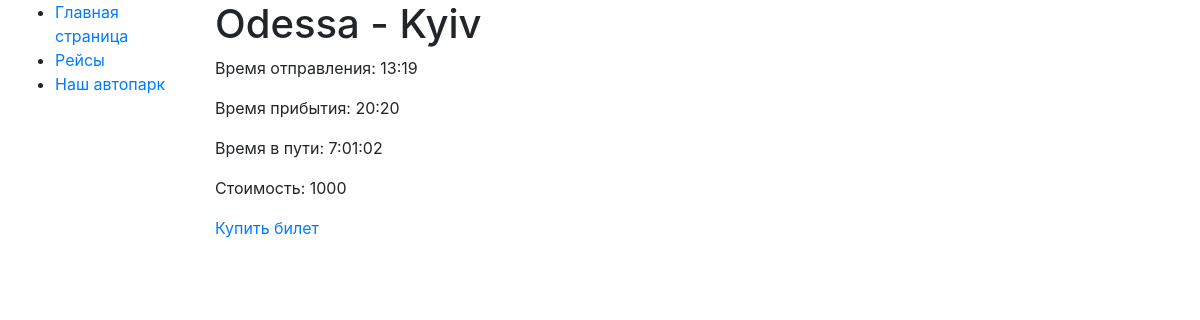
/flight/1/, run on the app's committed database.
### app/models.py (models this page shows, shortened)
class Flight(models.Model):
    name = models.CharField(max_length=255)
    departure_time = models.DateTimeField()
    arrival_time = models.DateTimeField()
    cost = models.IntegerField()
    car = models.ForeignKey(Car, on_delete=models.CASCADE)

### app/views.py (the view)
# urls.py: path("flight/<int:pk>/", FlightDetailViews.as_view(), name="flight-detail"),
class FlightDetailViews(generic.DetailView):
    model = Flight

### templates/app/flight_detail.html
{% extends "base.html" %}
{% load mathfilters %}
{% block content %}
  <h1>{{ flight.name }}</h1>
  <p>Время отправления: {{ flight.departure_time|date:"H:i" }}</p>
  <p>Время прибытия: {{ flight.arrival_time|date:"H:i" }}</p>
  <p>Время в пути: {{ flight.arrival_time|sub:flight.departure_time }}</p>
  <p>Стоимость: {{ flight.cost }}</p>
  <a href="{% url 'app:flight-order' pk=flight.id%}">Купить билет</a>
{% endblock %}

### data on the page
Flight: name "Odessa - Kyiv", departure_time "13:19", arrival_time "20:20", arrival_time|sub "7:01:02", cost "1000"
